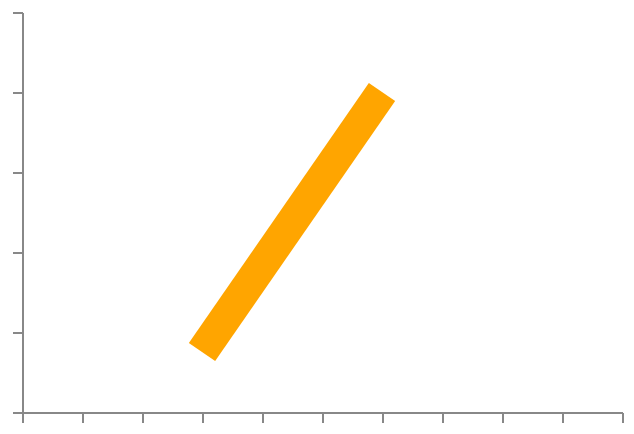

Here is the Vega-Lite specification saved for this chart:
### Vega specification from a JSON file in a GitHub repository (floating-point values rounded to 4 significant figures)
{"$schema": "https://vega.github.io/schema/vega/v5.json", "description": "A scatterplot showing horsepower and miles per gallons for various cars.", "background": "white", "padding": 5, "width": 300, "height": 200, "style": "cell", "config": {"style": {"cell": {"stroke": "transparent"}}}, "data": [{"name": "source_0", "values": [{}]}], "marks": [{"name": "marks", "type": "rule", "style": ["rule"], "from": {"data": "source_0"}, "encode": {"update": {"strokeWidth": {"value": 16}, "stroke": {"value": "orange"}, "x": {"scale": "x", "signal": "30"}, "x2": {"scale": "x", "signal": "60"}, "y": {"scale": "y", "signal": "15"}, "y2": {"scale": "y", "signal": "80"}}}}], "scales": [{"name": "x", "type": "linear", "domain": [0, 100], "range": [0, {"signal": "width"}], "zero": true}, {"name": "y", "type": "linear", "domain": [0, 100], "range": [{"signal": "height"}, 0], "zero": true}], "axes": [{"scale": "x", "orient": "bottom", "grid": false, "labelFlush": true, "labels": false, "labelOverlap": true, "tickCount": {"signal": "ceil(width/40)"}, "zindex": 0}, {"scale": "y", "orient": "left", "grid": false, "labelOverlap": true, "labels": false, "tickCount": {"signal": "ceil(height/40)"}, "zindex": 0}]}
